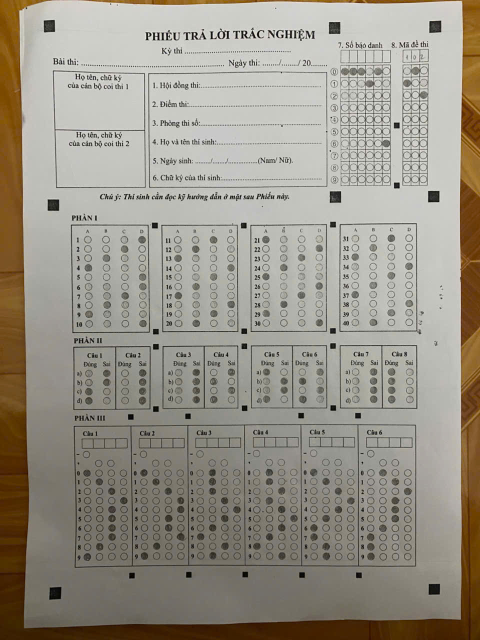
#> input picture input/sample1.jpg, 960 x 1280 px (shown at 1/2 size)
$ python segmentation.py
#> lines starting #> are read from the running program, lines starting #| are printed output that depends on the picture; after the words box and inside, x2 and y2 are one past the last pixel; in counts of white or black regions, pixels touching at a corner belong together
### modules/preprocessing.py
"""
Module: Preprocessing
Áp dụng kiến thức: Toán tử điểm ảnh, Lọc tuyến tính/phi tuyến, Nhị phân hóa
- Chuyển ảnh xám: giảm chiều dữ liệu, chuẩn hóa đầu vào
- Khử nhiễu: Gaussian Blur (lọc tuyến tính) / Median Blur (lọc phi tuyến, tốt cho nhiễu muối tiêu)
- Cân bằng sáng: CLAHE (Contrast Limited Adaptive Histogram Equalization)
- Nhị phân hóa: Adaptive Threshold / Otsu (toán tử điểm ảnh dựa ngưỡng)
"""

import cv2
import numpy as np


def to_grayscale(image: np.ndarray) -> np.ndarray:
    """Chuyển ảnh màu sang ảnh xám."""
    if len(image.shape) == 3:
        return cv2.cvtColor(image, cv2.COLOR_BGR2GRAY)
    return image


def denoise(gray: np.ndarray, method: str = "gaussian") -> np.ndarray:
    """
    Khử nhiễu ảnh.
    - gaussian: lọc tuyến tính, làm mượt nhiễu Gauss
    - median: lọc phi tuyến, tốt cho nhiễu muối tiêu (salt-pepper) từ ảnh chụp điện thoại
    """
    if method == "gaussian":
        return cv2.GaussianBlur(gray, (5, 5), 0)
    elif method == "median":
        return cv2.medianBlur(gray, 5)
    else:
        return gray


def equalize_lighting(gray: np.ndarray) -> np.ndarray:
    """
    Cân bằng sáng cục bộ bằng CLAHE.
    Xử lý trường hợp ảnh chụp bị bóng đổ / ánh sáng không đều.
    """
    clahe = cv2.createCLAHE(clipLimit=2.0, tileGridSize=(8, 8))
    return clahe.apply(gray)


def binarize(gray: np.ndarray, method: str = "adaptive") -> np.ndarray:
    """
    Nhị phân hóa ảnh (toán tử điểm ảnh dựa ngưỡng).
    - adaptive: ngưỡng thích nghi theo vùng cục bộ -> chống chịu ánh sáng không đều
    - otsu: ngưỡng toàn cục tự động theo histogram -> nhanh, phù hợp ảnh sáng đều
    Kết quả: nền trắng (0), nét/ô tô đen thành giá trị 255 (đảo ngược để thuận tiện đếm pixel)
    """
    if method == "adaptive":
        binary = cv2.adaptiveThreshold(
            gray, 255,
            cv2.ADAPTIVE_THRESH_GAUSSIAN_C,
            cv2.THRESH_BINARY_INV,
            blockSize=25,
            C=10
        )
    else:  # otsu
        _, binary = cv2.threshold(
            gray, 0, 255,
            cv2.THRESH_BINARY_INV + cv2.THRESH_OTSU
        )
    return binary


def preprocess_pipeline(image: np.ndarray, debug_dir: str = None) -> dict:
    """
    Chạy toàn bộ pipeline tiền xử lý, trả về dict chứa ảnh trung gian
    để phục vụ debug và các module sau sử dụng.
    """
    gray = to_grayscale(image)
    denoised = denoise(gray, method="gaussian")
    equalized = equalize_lighting(denoised)
    binary = binarize(equalized, method="adaptive")

    results = {
        "gray": gray,
        "denoised": denoised,
        "equalized": equalized,
        "binary": binary,
    }

    if debug_dir:
        import os
        os.makedirs(debug_dir, exist_ok=True)
        for name, img in results.items():
            cv2.imwrite(os.path.join(debug_dir, f"01_{name}.jpg"), img)

    return results

def canny_edges(binary: np.ndarray, low=50, high=150) -> np.ndarray:
    return cv2.Canny(binary, low, high)
# [8 lines that do not run on import are left out]

### modules/detection.py
"""
Module: Detection
Áp dụng kiến thức: Phân đoạn ảnh theo ngưỡng, Contour Detection, Đối sánh đặc trưng hình học
- Tìm các marker hình vuông đen ở 4 góc phiếu để làm điểm neo cho Perspective Transform
- Dùng contour + lọc theo diện tích, tỉ lệ cạnh (aspect ratio), độ vuông (extent) để loại nhiễu
"""

import cv2
import numpy as np


def find_marker_candidates(binary: np.ndarray, min_area=300, max_area=5000):
    """
    Tìm các contour hình vuông nhỏ (marker) trên ảnh nhị phân.
    Lọc theo: diện tích, tỉ lệ cạnh gần 1 (vuông), độ đặc (solidity).
    """
    contours, _ = cv2.findContours(binary, cv2.RETR_LIST, cv2.CHAIN_APPROX_SIMPLE)

    candidates = []
    for c in contours:
        area = cv2.contourArea(c)
        if area < min_area or area > max_area:
            continue

        x, y, w, h = cv2.boundingRect(c)
        aspect_ratio = w / float(h)
        if not (0.7 <= aspect_ratio <= 1.3):
            continue

        rect_area = w * h
        extent = area / float(rect_area)
        if extent < 0.6:  # phải đặc (là hình vuông tô đen), không phải viền rỗng
            continue

        cx, cy = x + w / 2, y + h / 2
        candidates.append({"center": (cx, cy), "bbox": (x, y, w, h), "area": area})

    return candidates


def find_corner_markers(binary: np.ndarray):
    """
    Từ các candidate marker, chọn ra 4 marker ở 4 góc ngoài cùng
    (trên-trái, trên-phải, dưới-trái, dưới-phải) dựa trên vị trí cực trị.
    """
    h_img, w_img = binary.shape
    candidates = find_marker_candidates(binary)

    if len(candidates) < 4:
        raise ValueError(f"Chỉ tìm thấy {len(candidates)} marker, cần ít nhất 4. "
                          f"Kiểm tra lại ảnh hoặc điều chỉnh ngưỡng.")

    # Tính khoảng cách tới 4 góc ảnh, chọn candidate gần nhất mỗi góc
    corners_ref = {
        "top_left": (0, 0),
        "top_right": (w_img, 0),
        "bottom_left": (0, h_img),
        "bottom_right": (w_img, h_img),
    }

    result = {}
    for name, (rx, ry) in corners_ref.items():
        best = min(candidates, key=lambda c: (c["center"][0] - rx) ** 2 + (c["center"][1] - ry) ** 2)
        result[name] = best["center"]

    return result, candidates


# [16 lines left out: function draw_debug_markers, not called in this run]


# [19 lines that do not run on import are left out]

### modules/perspective.py
"""
Module: Perspective Correction
Áp dụng kiến thức: Biến đổi hình học (Geometric Transform) - Perspective Transform
- Dùng 4 điểm marker góc làm điểm nguồn (src)
- Ánh xạ sang 4 điểm đích (dst) tạo thành hình chữ nhật chuẩn
- Dùng ma trận biến đổi phối cảnh 3x3 (Homography) để warp toàn bộ ảnh
- Khắc phục trường hợp ảnh chụp bị nghiêng, lệch góc
"""

import cv2
import numpy as np

# Kích thước ảnh chuẩn sau khi warp (cố định để các module sau dùng tọa độ tuyệt đối)
STANDARD_WIDTH = 1100
STANDARD_HEIGHT = 1500


def order_points(corners: dict) -> np.ndarray:
    """
    Sắp xếp 4 điểm góc theo thứ tự: top_left, top_right, bottom_right, bottom_left
    (thứ tự chuẩn mà cv2.getPerspectiveTransform yêu cầu)
    """
    pts = np.array([
        corners["top_left"],
        corners["top_right"],
        corners["bottom_right"],
        corners["bottom_left"],
    ], dtype="float32")
    return pts


def warp_perspective(image: np.ndarray, corners: dict,
                      out_w: int = STANDARD_WIDTH, out_h: int = STANDARD_HEIGHT,
                      margin: int = 50) -> np.ndarray:
    """
    margin: khoảng đệm (pixel) chừa quanh 4 marker để không cắt mất nội dung
    nằm ngoài marker (do marker lùi vào trong so với mép giấy thật).
    """
    src_pts = order_points(corners)

    dst_pts = np.array([
        [margin, margin],
        [out_w - margin, margin],
        [out_w - margin, out_h - margin],
        [margin, out_h - margin],
    ], dtype="float32")

    M = cv2.getPerspectiveTransform(src_pts, dst_pts)
    warped = cv2.warpPerspective(image, M, (out_w, out_h))
    return warped, M

# [18 lines that do not run on import are left out]

### modules/segmentation.py
"""
Module: Segmentation (v2 - tự động, dùng Contour Detection)
Áp dụng kiến thức: Phân đoạn ảnh bằng Contour Detection + phân loại theo hình dạng/kích thước
- Mỗi vùng câu hỏi được thiết kế có viền đen bao quanh (rectangle)
- Tìm tất cả contour dạng hình chữ nhật lớn, sắp xếp theo vị trí (trên->dưới, trái->phải)
  để gán đúng tên block, thay vì đoán tọa độ tay theo %.
"""

import cv2
import numpy as np


def find_block_contours(binary: np.ndarray, min_area=8000):
    """
    Tìm các contour hình chữ nhật lớn (khung block câu hỏi).
    binary: ảnh nhị phân (đã đảo, nét/viền = 255)
    """
    contours, hierarchy = cv2.findContours(binary, cv2.RETR_LIST, cv2.CHAIN_APPROX_SIMPLE)

    boxes = []
    for c in contours:
        area = cv2.contourArea(c)
        if area < min_area:
            continue
        x, y, w, h = cv2.boundingRect(c)
        aspect = w / float(h)
        # Lọc bỏ contour quá dẹt (đường kẻ ngang/dọc dài) hoặc quá vuông nhỏ (marker)
        if aspect < 0.15 or aspect > 6:
            continue
        boxes.append((x, y, w, h))

    return boxes


def dedupe_nested_boxes(boxes, iou_thresh=0.85):
    """Loại các box lồng nhau gần trùng (contour ngoài + trong của cùng 1 khung)."""
    boxes = sorted(boxes, key=lambda b: b[2] * b[3], reverse=True)
    kept = []
    for b in boxes:
        x1, y1, w1, h1 = b
        is_dup = False
        for k in kept:
            x2, y2, w2, h2 = k
            # box b nằm gần như trọn trong box k đã giữ
            ix1, iy1 = max(x1, x2), max(y1, y2)
            ix2, iy2 = min(x1 + w1, x2 + w2), min(y1 + h1, y2 + h2)
            iw, ih = max(0, ix2 - ix1), max(0, iy2 - iy1)
            inter = iw * ih
            if inter / float(w1 * h1) > iou_thresh:
                is_dup = True
                break
        if not is_dup:
            kept.append(b)
    return kept


# [7 lines left out: function draw_debug_boxes, not called in this run]

def split_by_vertical_lines(binary_crop: np.ndarray, n_parts: int = 6):
    """
    Tách 1 khối lớn thành n_parts cột bằng cách tìm đường kẻ dọc
    qua projection profile (đếm pixel đen theo từng cột x).
    Áp dụng kiến thức: Projection Histogram (thị giác máy tính truyền thống)
    """
    col_sum = np.sum(binary_crop, axis=0)  # tổng pixel đen mỗi cột x
    h, w = binary_crop.shape

    # Tìm các cột có mật độ đen cao (đường kẻ dọc) -> là điểm chia
    # threshold = 0.5 * h * 255
    threshold = 0.4 * h * 255

    line_cols = np.where(col_sum > threshold)[0]

    # Gom các cột liền kề thành 1 đường kẻ (lấy điểm giữa)
    lines = []
    if len(line_cols) > 0:
        group = [line_cols[0]]
        for c in line_cols[1:]:
            if c - group[-1] <= 5:
                group.append(c)
            else:
                lines.append(int(np.mean(group)))
                group = [c]
        lines.append(int(np.mean(group)))

    # Thêm biên trái/phải nếu thiếu
    boundaries = [0] + lines + [w]
    boundaries = sorted(set(boundaries))

    # Nếu số đoạn không đúng n_parts, chia đều theo tỉ lệ (fallback an toàn)
    if len(boundaries) - 1 != n_parts:
        print(f"[DEBUG] fallback chia đều, lines={lines}, n={len(boundaries)-1}")
        boundaries = [int(i * w / n_parts) for i in range(n_parts + 1)]
    else:
        print(f"[DEBUG] boundaries OK: {boundaries}")

    print(f"[DEBUG] parts widths: {[boundaries[i+1]-boundaries[i] for i in range(n_parts)]}")

    parts = []
    for i in range(n_parts):
        x1, x2 = boundaries[i], boundaries[i + 1]
        parts.append((x1, 0, x2 - x1, h))
    return parts


def classify_and_label_boxes(boxes, img_shape):
    """
    Gán tên cho từng box dựa trên vị trí (x, y) và kích thước tương đối.
    Sắp xếp theo hàng (y) rồi theo cột (x) trong mỗi hàng.
    """
    h_img, w_img = img_shape[:2]

    # Lọc bỏ box quá to (gần bằng cả ảnh) hoặc quá nhỏ
    boxes = [b for b in boxes if b[2] * b[3] < 0.9 * w_img * h_img]

    # Phân theo dải y (row band) để nhóm: SBD/made | Phan1 | Phan2 | Phan3
    rows = {"sbd_made": [], "phan1": [], "phan2": [], "phan3": []}
    for b in boxes:
        x, y, w, h = b
        y_ratio = y / h_img
        x_ratio = x / w_img
        if y_ratio < 0.32:
            if x_ratio > 0.65:          # chỉ lấy box bên phải (SBD/Mã đề)
                rows["sbd_made"].append(b)
            # bỏ qua box bên trái (khung họ tên cán bộ coi thi)
        elif y_ratio < 0.55:
            rows["phan1"].append(b)
        elif y_ratio < 0.68:
            rows["phan2"].append(b)
        else:
            rows["phan3"].append(b)

    labeled = {}

    # sbd/made: sắp theo x, box trái = sbd, phải = made
    sbd_made = sorted(rows["sbd_made"], key=lambda b: b[0])
    if len(sbd_made) >= 2:
        labeled["sbd"] = sbd_made[0]
        labeled["made"] = sbd_made[-1]

    # phan1, phan2: sắp theo x, gán block1..4
    for i, b in enumerate(sorted(rows["phan1"], key=lambda b: b[0])):
        labeled[f"phan1_block{i+1}"] = b
    for i, b in enumerate(sorted(rows["phan2"], key=lambda b: b[0])):
        labeled[f"phan2_block{i+1}"] = b

    # phan3: nếu chỉ có 1 box lớn -> tách 6 cột; nếu đã có 6 box -> dùng luôn
    p3 = sorted(rows["phan3"], key=lambda b: b[0])
    if len(p3) == 1:
        x, y, w, h = p3[0]
        sub_parts = split_by_vertical_lines(
            np.zeros((h, w), dtype=np.uint8), n_parts=6
        )
    for i, (sx, sy, sw, sh) in enumerate(sub_parts):
            if i == 0:
                offset = 20
                labeled[f"phan3_block{i+1}"] = (x + sx - offset, y + sy, sw + offset, sh)
            else:
                labeled[f"phan3_block{i+1}"] = (x + sx, y + sy, sw, sh)
    else:
        for i, b in enumerate(p3):
            labeled[f"phan3_block{i+1}"] = b

    return labeled

# [49 lines left out: function segment_all, not called in this run]
if __name__ == "__main__":
    import os
    from preprocessing import preprocess_pipeline
    from detection import find_corner_markers
    from perspective import warp_perspective

    img = cv2.imread("../input/sample1.jpg")
#> img is the input picture: shape (1280, 960, 3); mean B, G, R 136.2, 148, 153.3
    if img is None:
        img = cv2.imread("input/sample1.jpg")

    pre = preprocess_pipeline(img)
#> in to_grayscale, `return cv2.cvtColor(image, cv2.COLOR_BGR2GRAY)`:
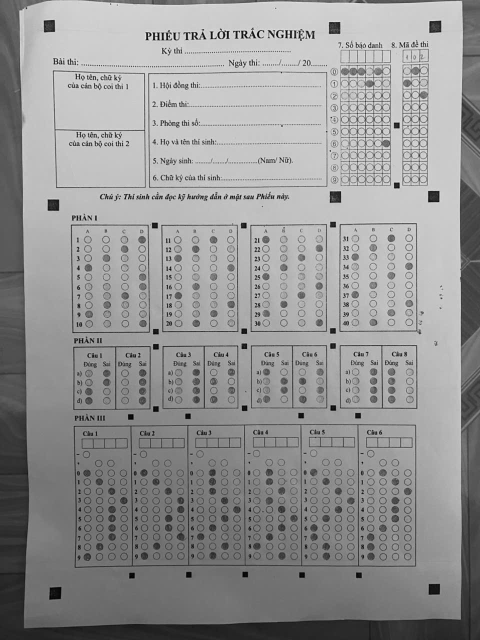
#> returned value: shape (1280, 960) (shown at 1/2 size); min 0, max 254, mean 148.3
#> in equalize_lighting, `return clahe.apply(gray)`:
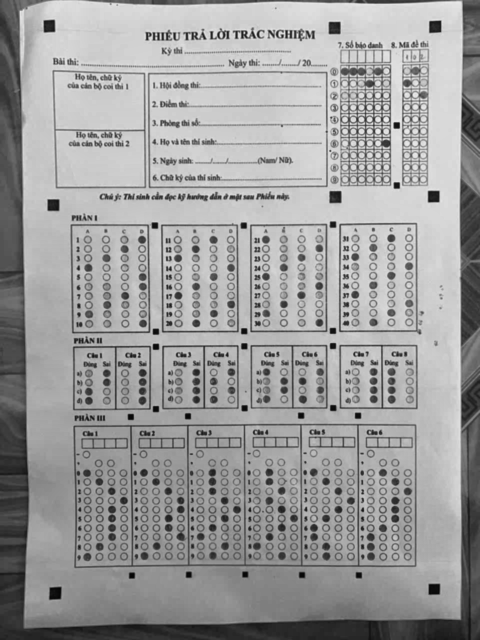
#> returned value: shape (1280, 960) (shown at 1/2 size); min 4, max 238, mean 156.5
#> in binarize, `binary = cv2.adaptiveThreshold( gray, 255, cv2.ADAPTIVE_THRESH_GAUSSIA..`:
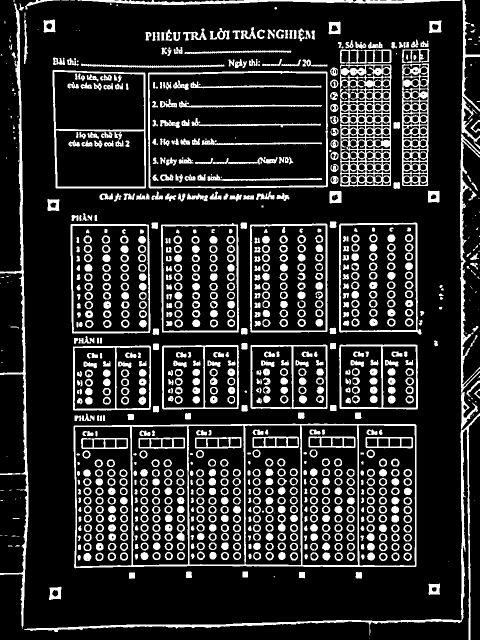
#> binary: shape (1280, 960) (shown at 1/2 size); 16.8% white; 1039 white regions (128 under 20 px)
#> pre = 4 items
    corners, _ = find_corner_markers(pre["binary"])
#> in find_marker_candidates, `contours, _ = cv2.findContours(binary, cv2.RETR_LIST, cv2.CHAIN_APPROX..`: contours = 1884 contours, 335 with area under 20; largest, box (x1, y1, x2, y2) and area: (147, 847, 833, 1137) 193744, (296, 142, 656, 377) 82839, (298, 145, 654, 374) 79758, (105, 140, 292, 377) 42512, (141, 448, 301, 667) 34030
#> the loop in find_marker_candidates, `for c in contours:` made 1884 passes
#> area on passes 2, 3, 8: 131, 80.5, 122.5
#> after the loop in find_marker_candidates, `for c in contours:`: candidates = 32 items
#> the loop in find_corner_markers, `for name, (rx, ry) in corners_ref.items():` made 4 passes
#> best on pass 1: {'center': (99, 52), 'bbox': (87, 39, 24, 26), 'area': 490}
#> after the loop in find_corner_markers, `for name, (rx, ry) in corners_ref.items():`: result = {'top_left': (99, 52), 'top_right': (870.5, 53.5), 'bottom_left': (110.5, 1186.5), 'bottom_right': (868.5, 1178.5)}
#> corners has the same summary as result in find_corner_markers
    warped, _ = warp_perspective(img, corners)
#> in order_points, `pts = np.array([ corners["top_left"], corners["top_right"], corners["b..`: pts = [[99, 52], [870.5, 53.5], [868.5, 1178.5], [110.5, 1186.5]]
#> in warp_perspective, `src_pts = order_points(corners)`: src_pts has the same summary as pts in order_points
#> in warp_perspective, `M = cv2.getPerspectiveTransform(src_pts, dst_pts)`: M = [[1.28, -0.0138, -76.32], [-0.0029, 1.21, -12.69], [-1.1e-05, -1.53e-05, 1]]
#> in warp_perspective, `warped = cv2.warpPerspective(image, M, (out_w, out_h))`:
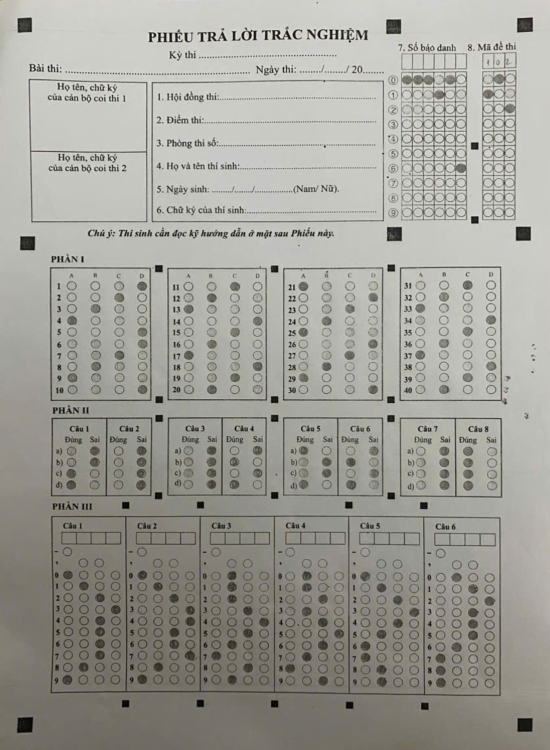
#> warped: shape (1500, 1100, 3) (shown at 1/2 size); mean B, G, R 152.1, 159.1, 159.8

    warped_pre = preprocess_pipeline(warped)
#> in equalize_lighting (call 2), `return clahe.apply(gray)`:
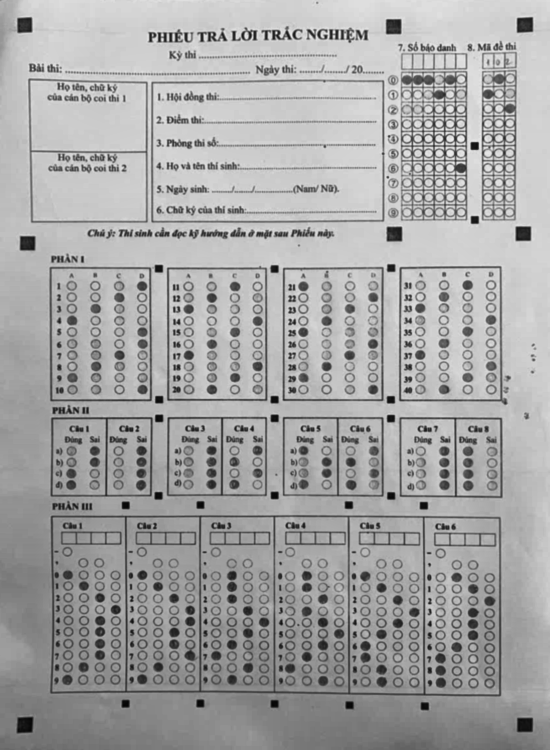
#> returned value: shape (1500, 1100) (shown at 1/2 size); min 3, max 238, mean 164.5
#> call 2 of binarize, with method = 'adaptive'
#> in binarize (call 2), `binary = cv2.adaptiveThreshold( gray, 255, cv2.ADAPTIVE_THRESH_GAUSSIA..`:
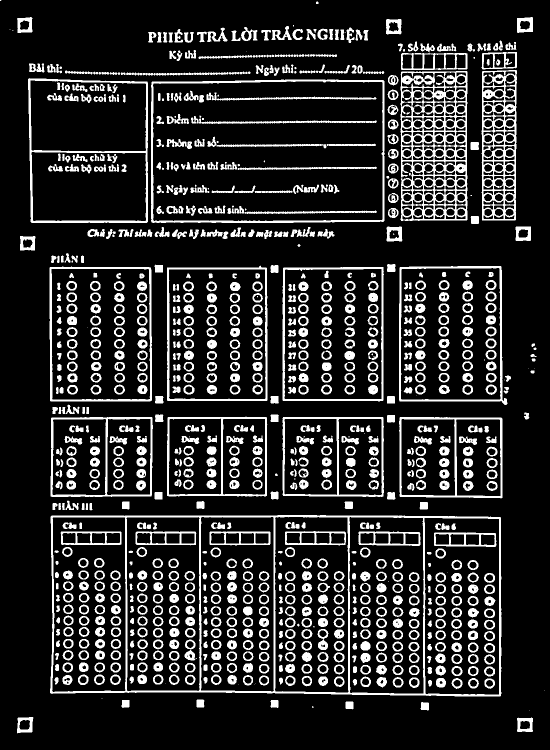
#> binary: shape (1500, 1100) (shown at 1/2 size); 16.3% white; 1027 white regions (57 under 20 px)
#> warped_pre = 4 items
    binary = warped_pre["binary"]

    boxes = find_block_contours(binary, min_area=8000)
#> in find_block_contours, `contours, hierarchy = cv2.findContours(binary, cv2.RETR_LIST, cv2.CHAI..`: contours = 1976 contours, 217 with area under 20; largest, box (x1, y1, x2, y2) and area: (100, 1030, 1003, 1393) 319554, (302, 159, 770, 446) 132008, (305, 162, 767, 443) 127217, (56, 156, 296, 446) 67150, (798, 532, 1015, 810) 55302
#> the loop in find_block_contours, `for c in contours:` made 1976 passes
#> area on passes 1 to 3: 313, 380, 798
#> after the loop in find_block_contours, `for c in contours:`: boxes = 34 items, first 6: (848, 1035, 151, 355), (103, 1034, 149, 351), (698, 1033, 150, 355), (549, 1033, 149, 353), (401, 1033, 148, 351), (252, 1033, 148, 350)
    boxes = dedupe_nested_boxes(boxes)
#> in dedupe_nested_boxes, `boxes = sorted(boxes, key=lambda b: b[2] * b[3], reverse=True)`: boxes = 34 items, first 6: (100, 1030, 903, 363), (302, 159, 468, 287), (305, 162, 462, 281), (56, 156, 240, 290), (798, 532, 217, 278), (99, 533, 205, 270)
#> the loop in dedupe_nested_boxes, `for b in boxes:` made 34 passes
#> after the loop in dedupe_nested_boxes, `for b in boxes:`: kept = 13 items, first 6: (100, 1030, 903, 363), (302, 159, 468, 287), (56, 156, 240, 290), (798, 532, 217, 278), (99, 533, 205, 270), (565, 534, 203, 269)
#> boxes has the same summary as kept in dedupe_nested_boxes

    # Gán tên, nhưng patch riêng phan3 dùng binary thật
    h_img, w_img = warped.shape[:2]
    boxes_filtered = [b for b in boxes if b[2] * b[3] < 0.9 * w_img * h_img]
#> boxes_filtered has the same summary as kept in dedupe_nested_boxes

    rows_phan3 = [b for b in boxes_filtered if (b[1] / h_img) >= 0.68]
#> rows_phan3 = [(100, 1030, 903, 363)]
    if len(rows_phan3) == 1:
        x, y, w, h = rows_phan3[0]
#> x = 100; y = 1030; w = 903; h = 363
        sub_binary = binary[y:y+h, x:x+w]
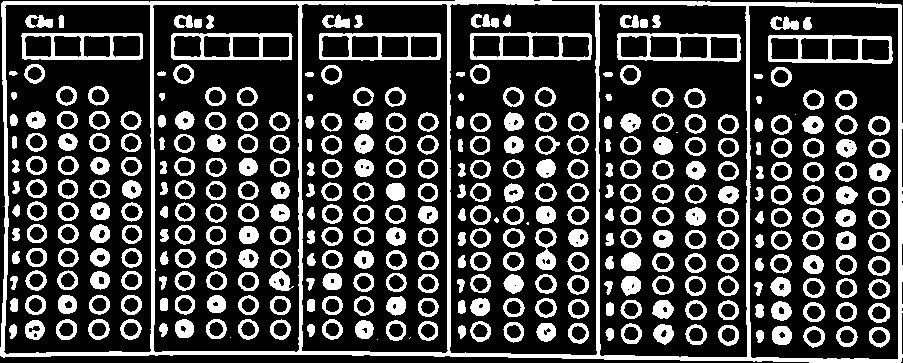
#> sub_binary: shape (363, 903); 25.9% white; 358 white regions (6 under 20 px), largest, box (x1, y1, x2, y2) and area: (0, 0, 903, 363) 17105, (768, 35, 893, 64) 1305, (617, 33, 741, 62) 1272
        sub_parts = split_by_vertical_lines(sub_binary, n_parts=6)
#> in split_by_vertical_lines, `col_sum = np.sum(binary_crop, axis=0)`: col_sum = 903 values, max 91545 at index 747, min 1530 at index 149, mean 24005.9
#> (the rest of the program and of its run is left out)
